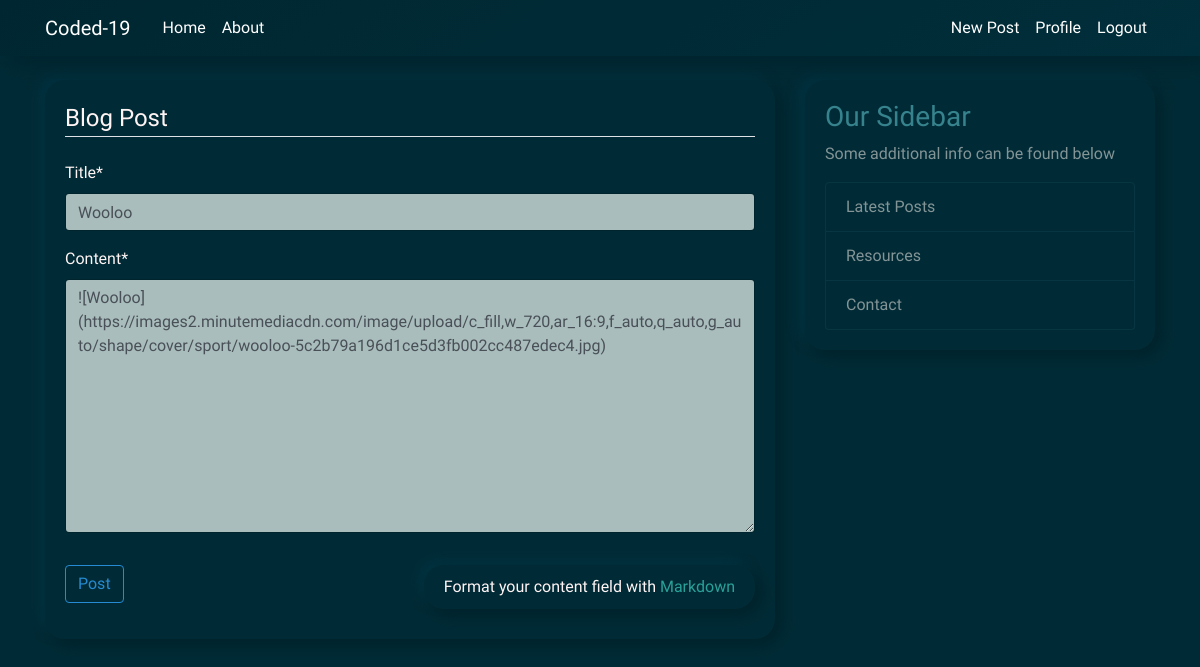
/post/36/update/ (signed in), run on the app's committed database.
### blog/models.py (models this page shows, shortened)
class Post(models.Model):
	title 		= models.CharField(max_length=100)
	content 	= MarkdownxField()
	date_posted = models.DateTimeField(default=timezone.now)
	author 		= models.ForeignKey(User, on_delete=models.CASCADE)
	likes 		= models.ManyToManyField(User, related_name='post_likes')

### blog/views.py (the view, shortened to what this page needs)
# urls.py: path('post/<int:pk>/update/',       PostUpdateView.as_view(),       name='post-update'),
class PostUpdateView(LoginRequiredMixin, UserPassesTestMixin, UpdateView):
	model 	= Post
	fields 	= ['title', 'content']
	def test_func(self):
		post = self.get_object()
		if self.request.user == post.author:
			return True
		return False

### blog/templates/blog/post_form.html (shortened to what this page needs)
{% extends "blog/base.html" %}
{% load crispy_forms_tags %}
{% block content %}
	<div class="content-section">
		<form method="POST">
			<fieldset class="form-group">
				<legend class="border-bottom mb-4">Blog Post</legend>
				{{ form|crispy }}
			</fieldset>
			<div class="form-group">
				<button class="btn btn-outline-info" type="submit">Post</button>
				<div class="markdown-info">
					Format your content field with <a href="https://www.markdownguide.org/cheat-sheet/">Markdown</a>
				</div>
			</div>
		</form>
	</div>
{% endblock content %}

### blog/static/blog/neumo.css (style rules this page uses)
body { color: #fff4f4; margin-top: 5rem; }
.content-section { background: #002b36; box-shadow: 6px 6px 15px #00222a, -6px -6px 12px #003341; padding: 20px 20px; border-radius: 20px; margin-bottom: 20px; }
.markdown-info { color: fff4f4; float: right; background: #002b36; box-shadow: 6px 6px 15px #00222a, -6px -6px 12px #003341; padding: 10px 20px; border-radius: 20px; margin-bottom: 0px; }

### data on the page
Post: title "Wooloo", content "![Wooloo](https://images2.minutemediacdn.com/image/upload/c_fill,w_720,ar_16:9,f_auto,q_auto,g_auto/shape/cover/sport/wooloo-5c2b79a196d1ce5d3fb002cc487edec4.jpg)"
